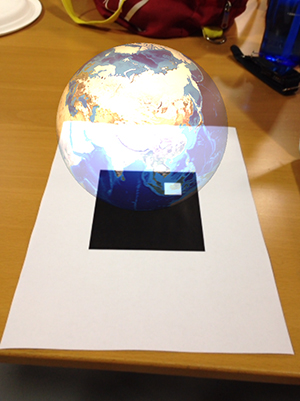
//> input picture Goal.jpg, 300 x 401 px, given in place of the camera
$ ./ar   (built with g++ and OpenCV 4)
//> lines starting //> are read from the running program, lines starting //| are printed output that depends on the picture; after the words box and inside, x2 and y2 are one past the last pixel; in counts of white or black regions, pixels touching at a corner belong together
#include <opencv2/core/core.hpp>
#include <opencv2/imgproc/imgproc.hpp>
#include <opencv2/highgui/highgui.hpp>

using namespace cv;

int main(int argc, char** argv) {
    VideoCapture cap(0);
    if(!cap.isOpened())  // check if we succeeded
        return -1;

    Mat image;

    for (;;) {
        cap >> image;
//> image is the input picture: 401 rows x 300 cols, CV_8UC3; mean B, G, R 119.8, 143, 165.5
        Mat grayImage;
        cvtColor(image, grayImage, CV_RGB2GRAY);
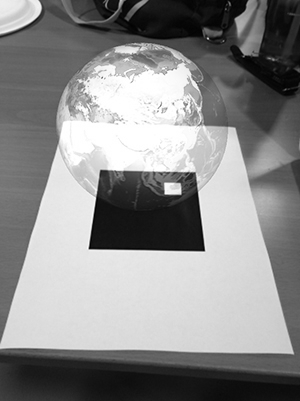
//> grayImage: 401 rows x 300 cols, CV_8UC1; min 0, max 255, mean 138.6
        Mat blurredImage;
        blur(grayImage, blurredImage, Size(5, 5));
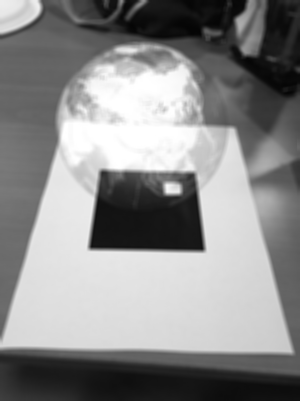
//> blurredImage: 401 rows x 300 cols, CV_8UC1; min 4, max 255, mean 138.6
        Mat threshImage;
        threshold(blurredImage, threshImage, 128.0, 255.0, THRESH_OTSU);
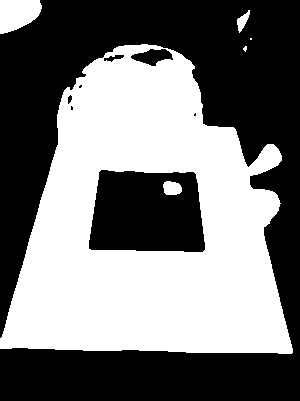
//> threshImage: 401 rows x 300 cols, CV_8UC1; 46.8% white; 6 white regions (2 under 20 px)
        vector<vector<Point> > contours;
        findContours(threshImage, contours, CV_RETR_LIST, CV_CHAIN_APPROX_NONE);
//> contours = 13 contours, 5 with area under 20; largest, box (x1, y1, x2, y2) and area: (0, 44, 293, 354) 63247, (88, 169, 206, 253) 8590, (0, 0, 42, 34) 1028, (130, 48, 174, 67) 466, (163, 181, 182, 195) 194, (237, 10, 250, 33) 117, (103, 54, 125, 63) 92, (67, 94, 73, 105) 34
        Scalar color(0, 255, 0);
        vector<vector<Point> > squares;
        for (auto contour : contours) {
            vector<Point> approx;
            approxPolyDP(contour, approx, arcLength(Mat(contour), true)*0.02, true);
            if( approx.size() == 4 &&
                fabs(contourArea(Mat(approx))) > 1000 &&
                isContourConvex(Mat(approx)) )
            {
                squares.push_back(approx);
            }
        }
//> this loop made 13 passes
//> approx on passes 11 to 12: 4 Points (x, y): [250, 38], [250, 39], [251, 39], [251, 38], 4 Points (x, y): [249, 10], [237, 19], [239, 32], [248, 17]
        drawContours(image, squares, -1, color);
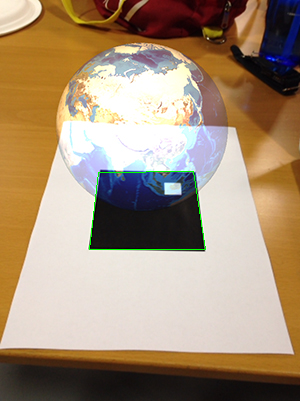
//> image: 401 rows x 300 cols, CV_8UC3; 0.3% of pixels changed, all inside (x1, y1, x2, y2) = (89, 171, 206, 250)
        cv::imshow("image", image);
    }

    return 0;
}
